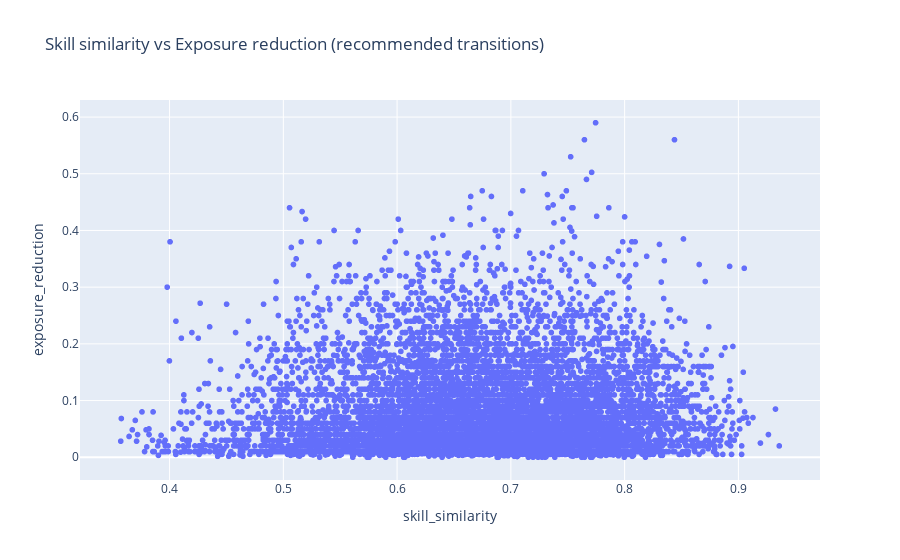

The notebook cell saved with this chart:
### Code cell
import numpy as np
import pandas as pd
import plotly.express as px
from sklearn.metrics.pairwise import cosine_similarity

df = pd.read_csv("AI-Exposure_Scores.csv")
emb = np.load("SBERT_embeddings_summaries.npy")

EXPOSURE_COL = "Final_ExposureScore"
TITLE_COL = "Occupation"
TOP_N = 10
MIN_EXPOSURE_DROP = 0.0

# Align
n = min(len(df), emb.shape[0])
df = df.iloc[:n].reset_index(drop=True)
emb = emb[:n]

exposure = pd.to_numeric(df[EXPOSURE_COL], errors="coerce").to_numpy()
titles = df[TITLE_COL].astype(str).to_numpy()

sim = cosine_similarity(emb)

rows = []
for i in range(n):
    if np.isnan(exposure[i]):
        continue

    valid = np.where((~np.isnan(exposure)) & ((exposure[i] - exposure) > MIN_EXPOSURE_DROP))[0]
    valid = valid[valid != i]
    if valid.size == 0:
        continue

    order = np.argsort(-sim[i, valid])[:TOP_N]
    top_targets = valid[order]

    for j in top_targets:
        rows.append({
            "source_occupation": titles[i],
            "target_occupation": titles[j],
            "skill_similarity": float(sim[i, j]),
            "exposure_reduction": float(exposure[i] - exposure[j]),
            "source_exposure": float(exposure[i]),
            "target_exposure": float(exposure[j]),
        })

transitions = pd.DataFrame(rows)

fig = px.scatter(
    transitions,
    x="skill_similarity",
    y="exposure_reduction",
    hover_data=["source_occupation", "target_occupation", "source_exposure", "target_exposure"],
    title="Skill similarity vs Exposure reduction (recommended transitions)"
)
fig.show()

### Figure 1 — Plotly figure (JSON) as saved in the notebook; plotly's stock layout.template omitted (floating-point values rounded to 4 significant figures; data arrays with more than 128 entries replaced by an {"elided": "..."} marker saying what was removed)
{"data": [{"customdata": {"elided": "8710x4 mixed values"}, "hovertemplate": "skill_similarity=%{x}<br>exposure_reduction=%{y}<br>source_occupation=%{customdata[0]}<br>target_occupation=%{customdata[1]}<br>source_exposure=%{customdata[2]}<br>target_exposure=%{customdata[3]}<extra></extra>", "legendgroup": "", "marker": {"color": "#636efa", "symbol": "circle"}, "mode": "markers", "name": "", "showlegend": false, "type": "scattergl", "x": {"elided": "8710 float values"}, "xaxis": "x", "y": {"elided": "8710 float values"}, "yaxis": "y"}], "layout": {"legend": {"tracegroupgap": 0}, "title": {"text": "Skill similarity vs Exposure reduction (recommended transitions)"}, "xaxis": {"anchor": "y", "domain": [0, 1], "title": {"text": "skill_similarity"}}, "yaxis": {"anchor": "x", "domain": [0, 1], "title": {"text": "exposure_reduction"}}}}
